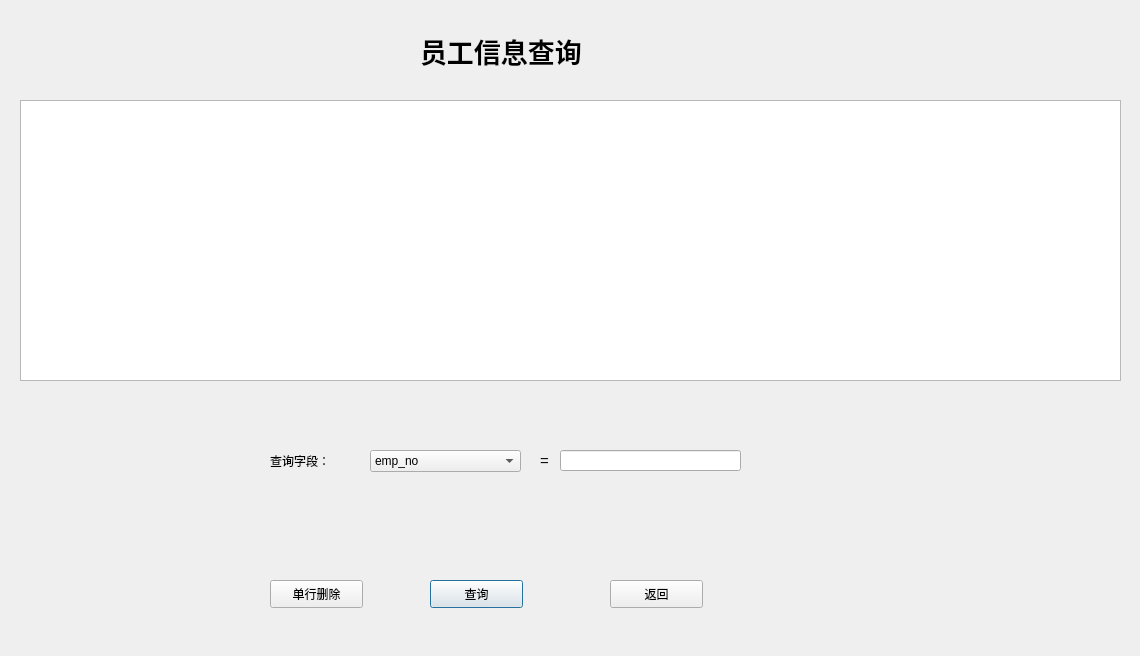
<?xml version="1.0" encoding="UTF-8"?>
<ui version="4.0">
 <class>PersonnelCha</class>
 <widget class="QDialog" name="PersonnelCha">
  <property name="geometry">
   <rect>
    <x>0</x>
    <y>0</y>
    <width>1140</width>
    <height>656</height>
   </rect>
  </property>
  <property name="font">
   <font>
    <pointsize>9</pointsize>
   </font>
  </property>
  <property name="windowTitle">
   <string>员工信息查询</string>
  </property>
  <widget class="QLabel" name="label">
   <property name="geometry">
    <rect>
     <x>420</x>
     <y>20</y>
     <width>221</width>
     <height>61</height>
    </rect>
   </property>
   <property name="font">
    <font>
     <pointsize>20</pointsize>
     <weight>75</weight>
     <bold>true</bold>
    </font>
   </property>
   <property name="text">
    <string>员工信息查询</string>
   </property>
  </widget>
  <widget class="QTableView" name="tableView">
   <property name="geometry">
    <rect>
     <x>20</x>
     <y>100</y>
     <width>1101</width>
     <height>281</height>
    </rect>
   </property>
  </widget>
  <widget class="QLabel" name="label_2">
   <property name="geometry">
    <rect>
     <x>270</x>
     <y>450</y>
     <width>81</width>
     <height>21</height>
    </rect>
   </property>
   <property name="text">
    <string>查询字段：</string>
   </property>
  </widget>
  <widget class="QLabel" name="label_3">
   <property name="geometry">
    <rect>
     <x>540</x>
     <y>450</y>
     <width>41</width>
     <height>21</height>
    </rect>
   </property>
   <property name="font">
    <font>
     <pointsize>11</pointsize>
    </font>
   </property>
   <property name="text">
    <string>=</string>
   </property>
  </widget>
  <widget class="QPushButton" name="pushButton">
   <property name="geometry">
    <rect>
     <x>430</x>
     <y>580</y>
     <width>93</width>
     <height>28</height>
    </rect>
   </property>
   <property name="text">
    <string>查询</string>
   </property>
  </widget>
  <widget class="QPushButton" name="pushButton_2">
   <property name="geometry">
    <rect>
     <x>610</x>
     <y>580</y>
     <width>93</width>
     <height>28</height>
    </rect>
   </property>
   <property name="text">
    <string>返回</string>
   </property>
  </widget>
  <widget class="QComboBox" name="comboBox">
   <property name="geometry">
    <rect>
     <x>370</x>
     <y>450</y>
     <width>151</width>
     <height>22</height>
    </rect>
   </property>
   <item>
    <property name="text">
     <string>emp_no</string>
    </property>
   </item>
   <item>
    <property name="text">
     <string>emp_name</string>
    </property>
   </item>
   <item>
    <property name="text">
     <string>emp_dept_id</string>
    </property>
   </item>
   <item>
    <property name="text">
     <string>emp_duty</string>
    </property>
   </item>
   <item>
    <property name="text">
     <string>emp_xl</string>
    </property>
   </item>
   <item>
    <property name="text">
     <string>emp_gender</string>
    </property>
   </item>
   <item>
    <property name="text">
     <string>emp_id</string>
    </property>
   </item>
   <item>
    <property name="text">
     <string>emp_teleno</string>
    </property>
   </item>
   <item>
    <property name="text">
     <string>emp_job_id</string>
    </property>
   </item>
  </widget>
  <widget class="QLineEdit" name="a">
   <property name="geometry">
    <rect>
     <x>560</x>
     <y>450</y>
     <width>181</width>
     <height>21</height>
    </rect>
   </property>
  </widget>
  <widget class="QPushButton" name="pushButton_3">
   <property name="geometry">
    <rect>
     <x>270</x>
     <y>580</y>
     <width>93</width>
     <height>28</height>
    </rect>
   </property>
   <property name="text">
    <string>单行删除</string>
   </property>
  </widget>
 </widget>
 <resources/>
 <connections/>
</ui>
